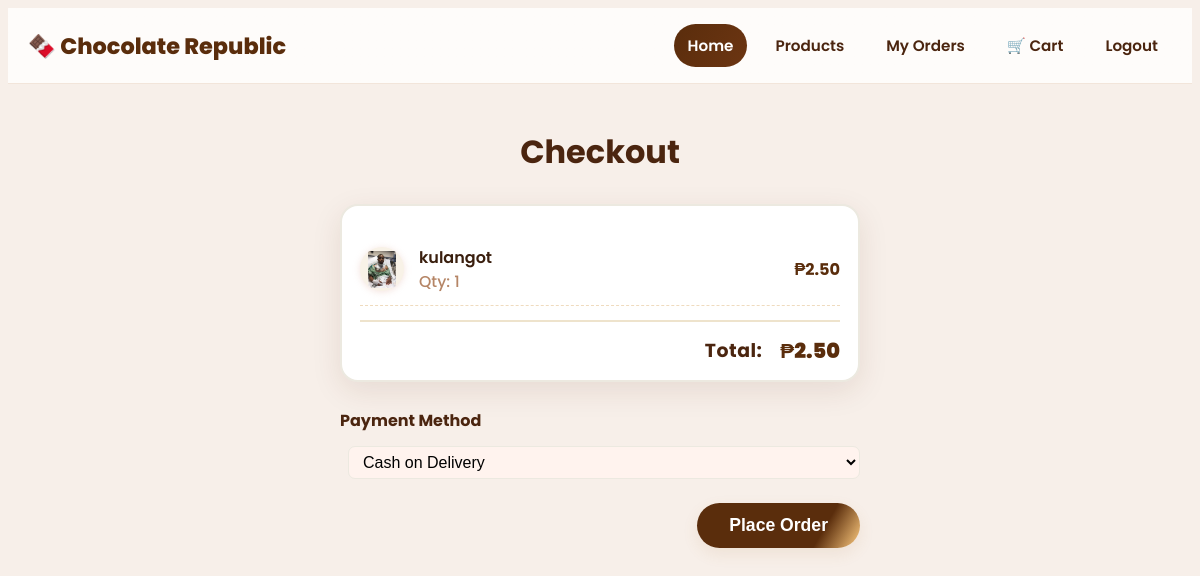
Screenshot of /checkout.php (signed in) with the database file from the repository.
### tables this page shows
CREATE TABLE `cart` (
  `id` int(11) NOT NULL,
  `user_id` int(11) NOT NULL,
  `product_id` int(11) NOT NULL,
  `quantity` int(11) NOT NULL DEFAULT 1,
  `added_at` timestamp NOT NULL DEFAULT current_timestamp()
);

CREATE TABLE `products` (
  `id` int(11) NOT NULL,
  `name` varchar(100) NOT NULL,
  `description` text DEFAULT NULL,
  `price` decimal(10,2) NOT NULL,
  `image` varchar(255) DEFAULT NULL,
  `stock` int(11) DEFAULT 0,
  `created_at` timestamp NOT NULL DEFAULT current_timestamp()
);

### checkout.php (the view, shortened to what this page needs)
<?php
require_once __DIR__ . '/db.php';
include __DIR__ . '/includes/header.php';
$userId = (int)$_SESSION['user_id'];
$stmt = $conn->prepare("
    SELECT
        c.id AS cart_id,
        p.id AS product_id,
        p.name,
        p.price,
        p.stock,
        p.image,       -- ✅ Add this line
        c.quantity
    FROM cart c
    JOIN products p ON p.id = c.product_id
    WHERE c.user_id = ?
");
$stmt->bind_param('i', $userId);
$stmt->execute();
$result = $stmt->get_result();
$cartItems = [];
$total = 0.0;
while ($row = $result->fetch_assoc()) {
    $line = (float)$row['price'] * (int)$row['quantity'];
    $total += $line;
    $cartItems[] = $row;
}
?>
<link rel="stylesheet" href="checkout.css">
<section class="checkout-section">
  <h2>Checkout</h2>
  <?php if (empty($cartItems)): ?>
    <p class="checkout-empty">Your cart is empty.</p>
  <?php else: ?>
    <div class="checkout-summary">
      <?php foreach ($cartItems as $ci): ?>
        <div class="checkout-item-row">
          <div class="ci-thumb">
  <img src="/choco_repub/images/<?= !empty($ci['image']) ? htmlspecialchars(basename($ci['image'])) : 'default-product.png' ?>"
     alt="<?= htmlspecialchars($ci['name']) ?>">
</div>
          <div class="ci-main">
            <span class="ci-title"><?= htmlspecialchars($ci['name']) ?></span>
            <span class="ci-meta">Qty: <?= (int)$ci['quantity'] ?></span>
          </div>
          <div class="ci-price">₱<?= number_format((float)$ci['price'] * (int)$ci['quantity'], 2) ?></div>
        </div>
      <?php endforeach; ?>
      <div class="checkout-total-row">
        <span class="ct-title">Total:</span>
        <span class="ct-price">₱<?= number_format($total, 2) ?></span>
      </div>
    </div>
    <form method="post" class="checkout-form">
      <label class="checkout-label" for="payment_method">Payment Method</label>
      <select id="payment_method" name="payment_method" required>
        <option value="Cash on Delivery">Cash on Delivery</option>
      </select>
      <div class="checkout-submit-row">
        <button type="submit" class="cta-btn">Place Order</button>
      </div>
    </form>
  <?php endif; ?>
</section>

### checkout.css (style rules this page uses)
.checkout-section { max-width: 520px; margin: 44px auto 0; background: none; padding: 0 16px 24px; }
.checkout-section h2 { text-align: center; color: var(--choco-800); margin-bottom: 28px; font-size: 2rem; }
.checkout-summary { margin-bottom: 26px; border-radius: 18px; background: #fff; box-shadow: 0 9px 30px rgba(89, 39, 18, 0.1); padding: 25px 18px 14px 18px; display: flex; flex-direction: column; gap: 10px; border: 2px solid var(--gray); }
.checkout-item-row { display: flex; align-items: center; gap: 15px; border-bottom: 1.5px dashed #efdbbe; padding: 14px 0 12px 0; }
.ci-thumb { min-width: 44px; min-height: 44px; width: 44px; height: 44px; border-radius: 50%; background: #f8f2e7; display: flex; align-items: center; justify-content: center; overflow: hidden; box-shadow: 0 1px 7px #e4b7aa65; }
.ci-thumb img { width: 37px; height: 37px; object-fit: contain; }
.ci-main { display: flex; flex-direction: column; flex: 1 1 66%; }
.ci-title { color: var(--choco-900); font-weight: 600; font-size: 1rem; }
.ci-meta { color: #b48363; opacity: 0.98; font-size: 0.98em; font-weight: 500; }
.ci-price { color: var(--choco-700); font-weight: 700; min-width: 88px; text-align: right; font-size: 1.01em; }
.checkout-total-row { display: flex; align-items: center; justify-content: flex-end; gap: 18px; padding: 13px 0 0 0; margin-top: 4px; border-top: 2px solid #eee3cc; font-size: 1.18em; }
.ct-title { color: var(--choco-800); font-weight: 700; letter-spacing: 0.5px; }
.ct-price { color: var(--choco-700); font-weight: 900; font-size: 1.1em; }
.checkout-form { margin-top: 22px; display: flex; flex-direction: column; gap: 12px; }
.checkout-label { font-size: 1rem; color: var(--choco-800); font-weight: 700; margin-bottom: 1px; }
.checkout-form select { padding: 6px 10px; border-radius: 7px; border: 1.8px solid var(--gray); font-size: 1rem; background: #fff3ee; margin-left: 8px; }
.checkout-submit-row { display: flex; justify-content: flex-end; margin-top: 12px; }
.cta-btn { background: linear-gradient(120deg, var(--choco-700) 75%, var(--caramel)); color: #fff; border: none; border-radius: 25px; font-size: 1.1rem; font-weight: 700; padding: 12px 32px; box-shadow: 0 6px 16px rgba(173, 119, 56, 0.11); transition: background 0.16s, box-shadow 0.18s, transform 0.12s; cursor: pointer; }

### rows the page displays
cart: product.image (picture), product.name "kulangot", quantity "1", (float)$ci['price']*(int)$ci['quantity'] "2.50"

### other values shown
$total "2.50"
